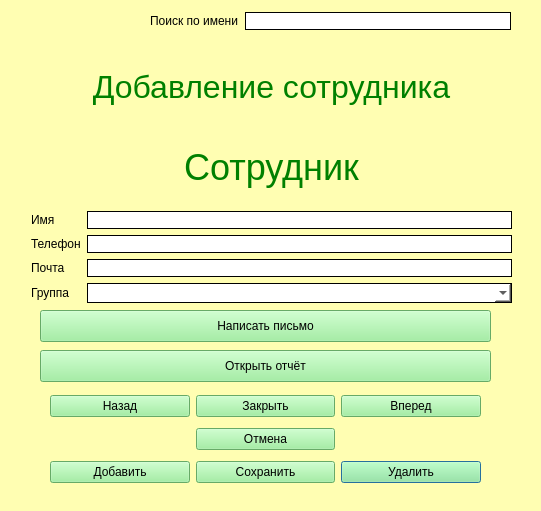
<?xml version="1.0" encoding="UTF-8"?>
<ui version="4.0">
 <class>EmployeeForm</class>
 <widget class="QDialog" name="EmployeeForm">
  <property name="geometry">
   <rect>
    <x>0</x>
    <y>0</y>
    <width>541</width>
    <height>511</height>
   </rect>
  </property>
  <property name="windowTitle">
   <string>Dialog</string>
  </property>
  <property name="styleSheet">
   <string notr="true">background-color:rgb(255, 254, 178);
</string>
  </property>
  <widget class="QWidget" name="layoutWidget">
   <property name="geometry">
    <rect>
     <x>31</x>
     <y>50</y>
     <width>481</width>
     <height>253</height>
    </rect>
   </property>
   <layout class="QGridLayout" name="gridLayout">
    <item row="3" column="1">
     <widget class="QLineEdit" name="lePhoneNumber">
      <property name="styleSheet">
       <string notr="true">border: 1px solid black; background-color:white;
</string>
      </property>
     </widget>
    </item>
    <item row="5" column="0">
     <widget class="QLabel" name="lbAddress">
      <property name="text">
       <string>Группа</string>
      </property>
     </widget>
    </item>
    <item row="5" column="1">
     <widget class="QComboBox" name="comboBoxGroup">
      <property name="styleSheet">
       <string notr="true">background-color:white; border: 1px solid black; border-radius: 0px; padding: 1px;</string>
      </property>
     </widget>
    </item>
    <item row="0" column="0" colspan="2">
     <widget class="QLabel" name="label_4">
      <property name="styleSheet">
       <string notr="true">color:green;
font-size: 36px</string>
      </property>
      <property name="text">
       <string>&lt;html&gt;&lt;head/&gt;&lt;body&gt;&lt;p align=&quot;center&quot;&gt;&lt;span style=&quot; font-size:24pt;&quot;&gt;Добавление сотрудника&lt;/span&gt;&lt;/p&gt;&lt;/body&gt;&lt;/html&gt;</string>
      </property>
     </widget>
    </item>
    <item row="1" column="0" colspan="2">
     <widget class="QLabel" name="label_3">
      <property name="styleSheet">
       <string notr="true">color:green;
font-size: 36px</string>
      </property>
      <property name="text">
       <string>&lt;html&gt;&lt;head/&gt;&lt;body&gt;&lt;p align=&quot;center&quot;&gt;Сотрудник&lt;/p&gt;&lt;/body&gt;&lt;/html&gt;</string>
      </property>
     </widget>
    </item>
    <item row="4" column="1">
     <widget class="QLineEdit" name="leEmail">
      <property name="styleSheet">
       <string notr="true">border: 1px solid black; background-color:white;
</string>
      </property>
     </widget>
    </item>
    <item row="2" column="1">
     <widget class="QLineEdit" name="leFullName">
      <property name="styleSheet">
       <string notr="true">border: 1px solid black; background-color:white;
</string>
      </property>
     </widget>
    </item>
    <item row="2" column="0">
     <widget class="QLabel" name="lbName">
      <property name="text">
       <string>Имя</string>
      </property>
     </widget>
    </item>
    <item row="4" column="0">
     <widget class="QLabel" name="lbEmail">
      <property name="text">
       <string>Почта</string>
      </property>
     </widget>
    </item>
    <item row="3" column="0">
     <widget class="QLabel" name="lbUsed">
      <property name="text">
       <string>Телефон</string>
      </property>
     </widget>
    </item>
   </layout>
  </widget>
  <widget class="QWidget" name="layoutWidget_2">
   <property name="geometry">
    <rect>
     <x>50</x>
     <y>390</y>
     <width>431</width>
     <height>100</height>
    </rect>
   </property>
   <layout class="QGridLayout" name="gridLayout_2">
    <item row="2" column="2">
     <widget class="QPushButton" name="delete_2">
      <property name="styleSheet">
       <string notr="true">color: black;
background-color: lightgreen</string>
      </property>
      <property name="text">
       <string>Удалить</string>
      </property>
     </widget>
    </item>
    <item row="2" column="1">
     <widget class="QPushButton" name="save">
      <property name="styleSheet">
       <string notr="true">color: black;
background-color: lightgreen</string>
      </property>
      <property name="text">
       <string>Сохранить</string>
      </property>
     </widget>
    </item>
    <item row="2" column="0">
     <widget class="QPushButton" name="add">
      <property name="styleSheet">
       <string notr="true">color: black;
background-color: lightgreen</string>
      </property>
      <property name="text">
       <string>Добавить</string>
      </property>
     </widget>
    </item>
    <item row="0" column="0">
     <widget class="QPushButton" name="previous">
      <property name="styleSheet">
       <string notr="true">color: black;
background-color: lightgreen</string>
      </property>
      <property name="text">
       <string>Назад</string>
      </property>
     </widget>
    </item>
    <item row="0" column="1">
     <widget class="QPushButton" name="logout">
      <property name="styleSheet">
       <string notr="true">color: black;
background-color: lightgreen</string>
      </property>
      <property name="text">
       <string>Закрыть</string>
      </property>
     </widget>
    </item>
    <item row="0" column="2">
     <widget class="QPushButton" name="next">
      <property name="styleSheet">
       <string notr="true">color: black;
background-color: lightgreen</string>
      </property>
      <property name="text">
       <string>Вперед</string>
      </property>
     </widget>
    </item>
    <item row="1" column="1">
     <widget class="QPushButton" name="cancel">
      <property name="styleSheet">
       <string notr="true">color: black;
background-color: lightgreen</string>
      </property>
      <property name="text">
       <string>Отмена</string>
      </property>
     </widget>
    </item>
   </layout>
  </widget>
  <widget class="QPushButton" name="openMail">
   <property name="geometry">
    <rect>
     <x>40</x>
     <y>310</y>
     <width>451</width>
     <height>32</height>
    </rect>
   </property>
   <property name="styleSheet">
    <string notr="true">color: black;
background-color: lightgreen</string>
   </property>
   <property name="text">
    <string>Написать письмо</string>
   </property>
  </widget>
  <widget class="QWidget" name="layoutWidget_3">
   <property name="geometry">
    <rect>
     <x>150</x>
     <y>10</y>
     <width>361</width>
     <height>22</height>
    </rect>
   </property>
   <layout class="QHBoxLayout" name="horizontalLayout">
    <item>
     <widget class="QLabel" name="label">
      <property name="text">
       <string>Поиск по имени</string>
      </property>
     </widget>
    </item>
    <item>
     <widget class="QLineEdit" name="lineEditSearch">
      <property name="styleSheet">
       <string notr="true">border: 1px solid black; background-color:white;
</string>
      </property>
     </widget>
    </item>
   </layout>
  </widget>
  <widget class="QPushButton" name="employeeReportButton">
   <property name="geometry">
    <rect>
     <x>40</x>
     <y>350</y>
     <width>451</width>
     <height>32</height>
    </rect>
   </property>
   <property name="styleSheet">
    <string notr="true">color: black;
background-color: lightgreen</string>
   </property>
   <property name="text">
    <string>Открыть отчёт</string>
   </property>
  </widget>
 </widget>
 <resources/>
 <connections/>
</ui>
